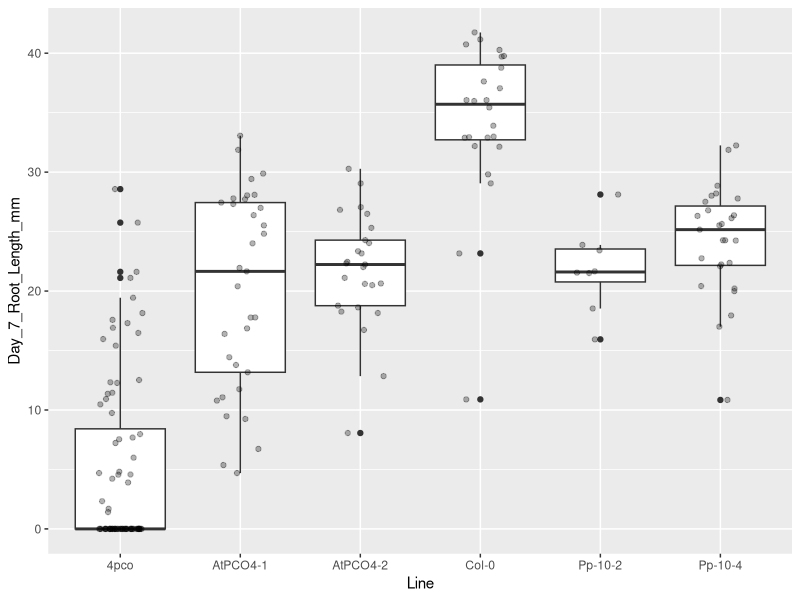
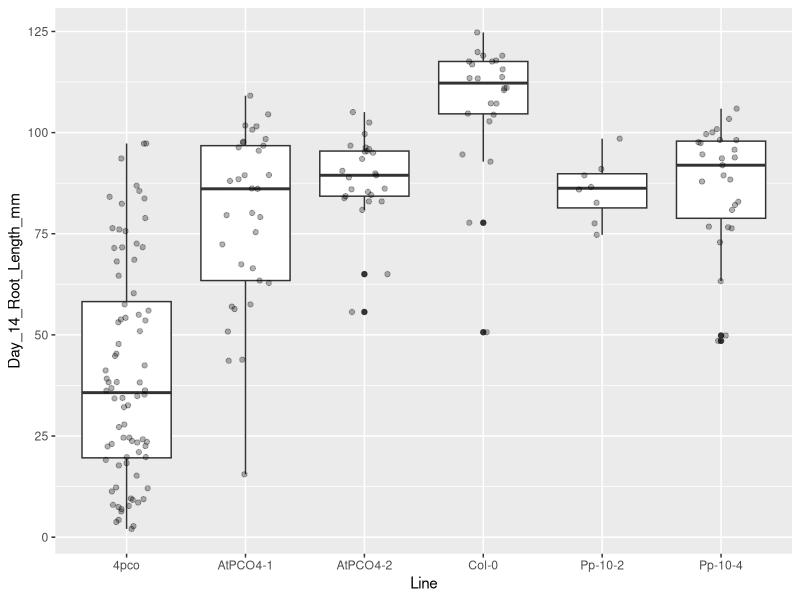
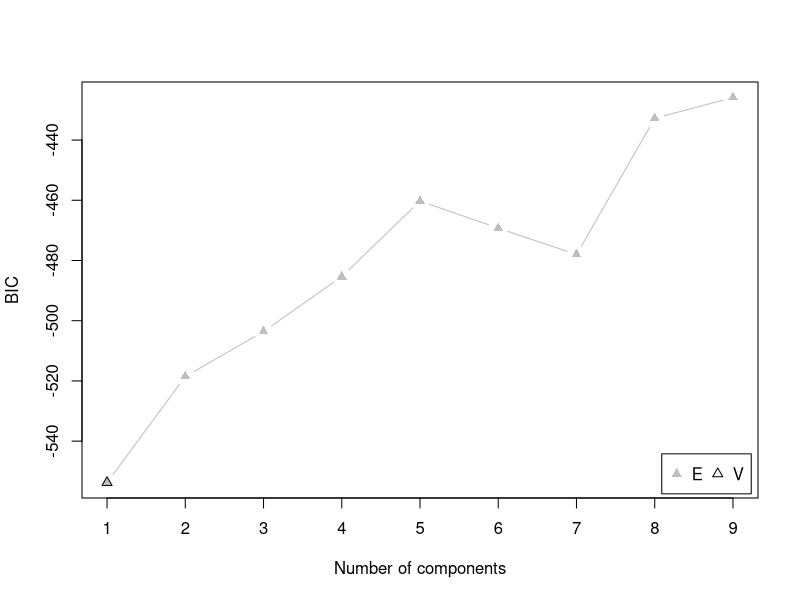
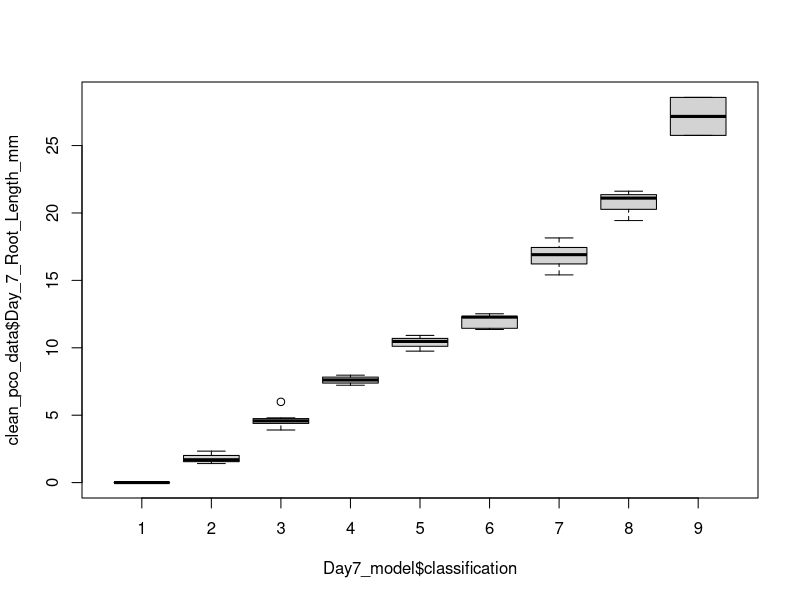
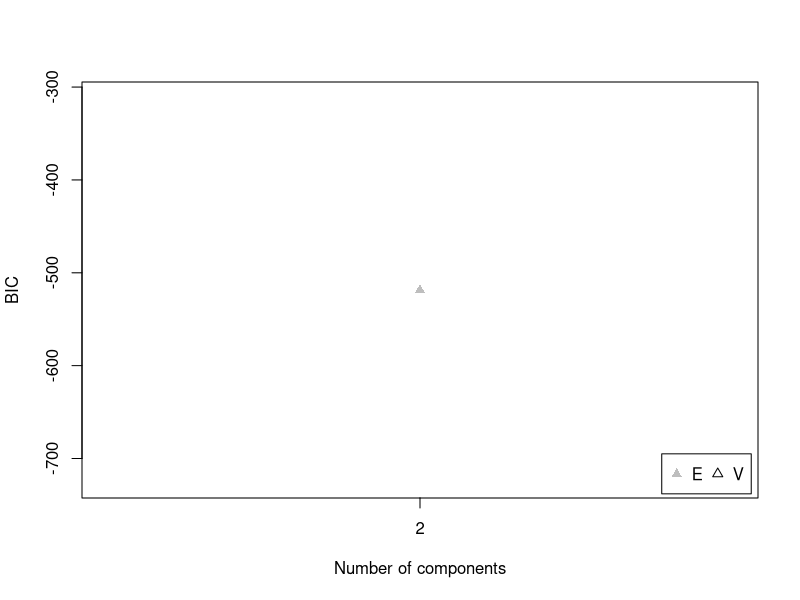
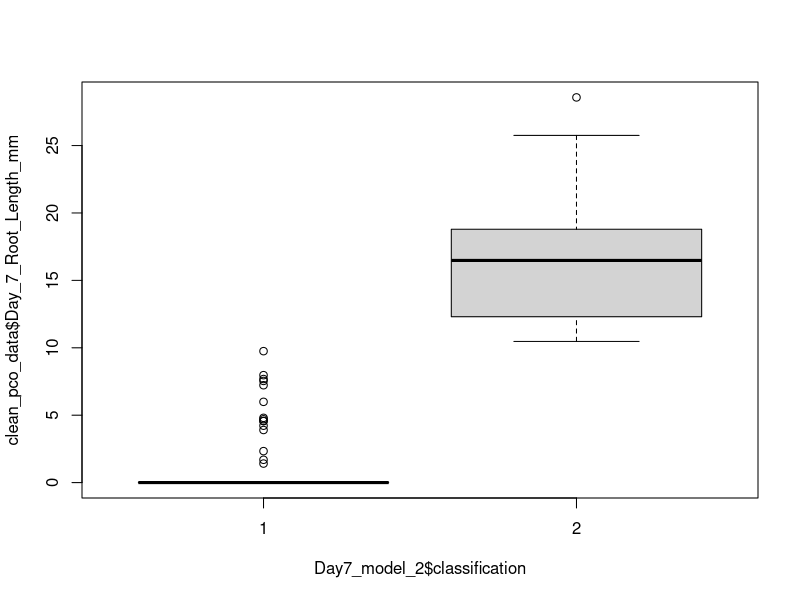
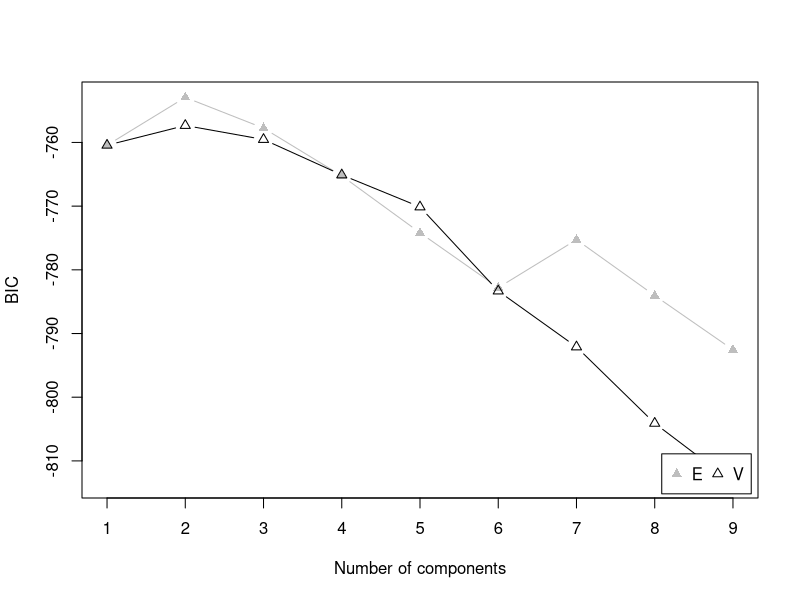
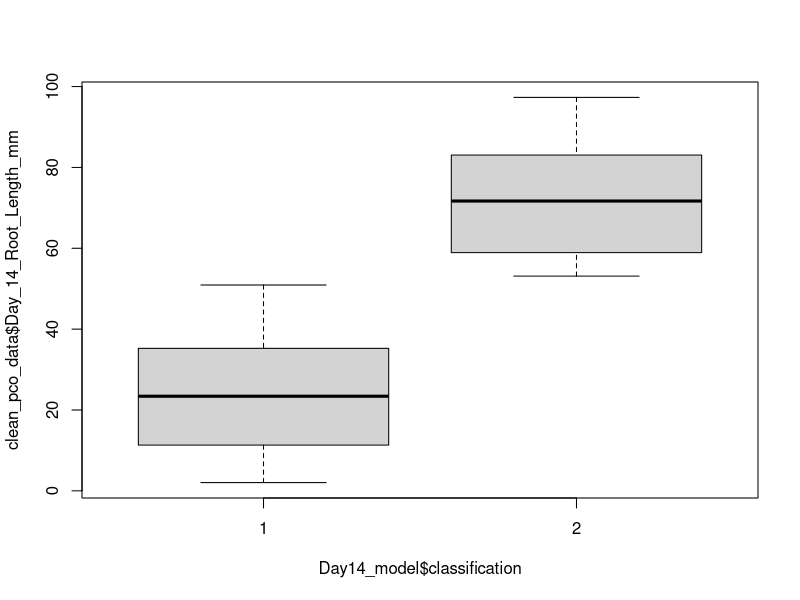

These figures' R source, in order:
## ---- chunk 1
library(tidyverse)
library(tidyr)
library(ggplot2)
library(mclust)
library(lme4)
library(lmerTest)
library(emmeans)
library(ragg)
## ---- chunk 2

raw_data <- read.csv("root_phenotype_data.csv")
summary(raw_data)

clean_data <- raw_data[
  complete.cases(raw_data$Day_7_Root_Length_mm,
                 raw_data$Day_14_Root_Length_mm),] %>% 
  mutate(Line = case_when(
    Line == "Col-0" ~ "Col-0",
    Line == "Pp-10-2" ~ "Pp-10-2",
    Line == "Pp-10-4" ~ "Pp-10-4",
    Line == "4pco_2" ~ "4pco",
    Line == "4pco" ~ "4pco",
    Line == "3pco" ~ "AtPCO4-1",
    Line == "3pco_2" ~ "AtPCO4-2"))

#Only includes samples where data collected for both day 7 and day 14, and also changes names where necessary. 
#Had 2 distinct groups for 4pco, but given subsequent analysis, is unhelpful.

clean_pco_data <- clean_data %>% 
  subset(Line == "4pco")

## ---- chunk 3


Day_7_boxplot <- ggplot(clean_data, aes(x=Line, y=Day_7_Root_Length_mm)) + geom_boxplot() + geom_jitter(alpha = 0.3, show.legend = FALSE, position = position_jitter(width = 0.2, seed=0))
Day_7_boxplot

Day_14_boxplot <- ggplot(clean_data, aes(x=Line, y=Day_14_Root_Length_mm)) + geom_boxplot() + geom_jitter(alpha = 0.3, show.legend = FALSE, position = position_jitter(width = 0.2, seed=0))
Day_14_boxplot

## ---- chunk 4

Day7_model <- Mclust(clean_pco_data$Day_7_Root_Length_mm)
summary(Day7_model) #Creating model to determine whether there are two statistically distinct subpopulations

Day7_model$BIC
plot(Day7_model$BIC) #Looking at BIC values to determine which model (with 1, 2, 3 etc populations) fits data best at day 7.
table(Day7_model$classification) #Shows how many clusters the model has fitted. In this case, has fitted 8 clusters.
boxplot(clean_pco_data$Day_7_Root_Length_mm ~ Day7_model$classification) #Shows root lengths for each cluster.

Day7_model_2 <- Mclust(clean_pco_data$Day_7_Root_Length_mm, G = 2) #'G = 2 limits the model to two clusters, reflecting germinated vs non-germinated plants.
Day7_model_2$BIC
plot(Day7_model_2$BIC) 
table(Day7_model_2$classification)
boxplot(clean_pco_data$Day_7_Root_Length_mm ~ Day7_model_2$classification)
## ---- chunk 5
Day14_model <- Mclust(clean_pco_data$Day_14_Root_Length_mm)
summary(Day14_model)

Day14_model$BIC #Looking at BIC values to see which model fits better for Day 14 data.
plot(Day14_model$BIC) #Shows peak at 2 clusters with equal variance - supports hypothesis of two separate populations.

table(Day14_model$classification)
boxplot(clean_pco_data$Day_14_Root_Length_mm ~ Day14_model$classification)
## ---- chunk 6
#Generating a model where the function can choose how many clusters there are.
combined_model <- Mclust(cbind(clean_pco_data$Day_7_Root_Length_mm, clean_pco_data$Day_14_Root_Length_mm))
summary(combined_model)

combined_model$BIC
plot(combined_model$BIC)
table(combined_model$classification)
plot(clean_pco_data$Day_7_Root_Length_mm, clean_pco_data$Day_14_Root_Length_mm, col = combined_model$classification)

plot(combined_model, what = "classification")
fit2 <- Mclust(cbind(clean_pco_data$Day_7_Root_Length_mm, clean_pco_data$Day_14_Root_Length_mm), G = 2)
summary(fit2)

fit4 <- Mclust(cbind(clean_pco_data$Day_7_Root_Length_mm, clean_pco_data$Day_14_Root_Length_mm), G = 4)
summary(fit4)

fit2$bic
fit4$bic

fit4_table <- aggregate(clean_pco_data[, c("Day_7_Root_Length_mm", "Day_14_Root_Length_mm")],
          by = list(cluster = fit4$classification),
          mean)
fit4_table

fit2_table <- aggregate(clean_pco_data[, c("Day_7_Root_Length_mm", "Day_14_Root_Length_mm")],
          by = list(cluster = fit2$classification),
          mean)
fit2_table

plot(fit2, what = "classification")
plot(fit4, what = "classification") #There is significant overlap between different clusters, suggesting only 2 biologically relevant subgroups with phenotypic variation between them Therefore, will continue applying two subgroup limit.

plot(fit2, what = "uncertainty")
plot(fit4, what = "uncertainty")

summary(fit2$uncertainty)
summary(fit4$uncertainty)

clean_pco_data$Growth =
  clean_pco_data$Day_14_Root_Length_mm -
  clean_pco_data$Day_7_Root_Length_mm

boxplot(clean_pco_data$Growth ~ fit4$classification)
boxplot(clean_pco_data$Growth ~ fit2$classification)

## ---- chunk 7

combined_model_2 <- Mclust(cbind(clean_pco_data$Day_7_Root_Length_mm, clean_pco_data$Day_14_Root_Length_mm), G = 2 ) #G = 2 limits subgroups to two. 
summary(combined_model_2)

combined_model_2$BIC
plot(combined_model_2$BIC)
table(combined_model_2$classification)

aggregate(clean_pco_data[, c("Day_7_Root_Length_mm", "Day_14_Root_Length_mm")],
          by = list(cluster = combined_model_2$classification),
          mean)
plot(combined_model_2, what = "classification")

GMM_results_plot <- plot(clean_pco_data$Day_7_Root_Length_mm, clean_pco_data$Day_14_Root_Length_mm, col = combined_model_2$classification)

agg_png("figures/GMM_figure.png", 
        width = 20,
        height = 15,
        units = "cm",
        res = 300,
        scaling = 1.5)

print(GMM_results_plot)
dev.off()

## ---- chunk 8

clean_pco_data$cluster <- combined_model_2$classification

tapply(clean_pco_data$Day_7_Root_Length_mm, clean_pco_data$cluster, summary)
tapply(clean_pco_data$Day_14_Root_Length_mm, clean_pco_data$cluster, summary)
plot(clean_pco_data$Day_7_Root_Length_mm,
     clean_pco_data$Day_14_Root_Length_mm,
     col = clean_pco_data$cluster,
     pch = 16) 

clean_pco_data$growth <- clean_pco_data$Day_14_Root_Length_mm -
                     clean_pco_data$Day_7_Root_Length_mm

boxplot(clean_pco_data$growth ~ clean_pco_data$cluster)
## ---- chunk 9
all(clean_pco_data$Sample == clean_data$Sample)

cluster_data <- merge(clean_data,
                    clean_pco_data[, c("Sample", "cluster")],
                    by = "Sample",
                    all.x = TRUE)

cluster_data$Phenotype <- factor(cluster_data$cluster,
                             levels = c(1, 2),
                             labels = c("Fast growth", "Slow growth"))
## ---- chunk 10
library(ggplot2)

ggplot(cluster_data, aes(x = Line,
                        y = Day_14_Root_Length_mm,
                        fill = Phenotype)) +
  geom_boxplot() +
  theme_minimal() +
  labs(fill = "Growth group")

ggplot(cluster_data, aes(Day_7_Root_Length_mm,
                       Day_14_Root_Length_mm,
                       color = Phenotype)) +
  geom_point() +
  facet_wrap(~ Line) +
  theme_minimal()

ggplot(cluster_data, aes(cluster, Day_14_Root_Length_mm, fill = Line)) +
  geom_boxplot() +
  theme_minimal()
## ---- chunk 11
long_data <- pivot_longer(cluster_data,
                          cols = c(Day_7_Root_Length_mm, Day_14_Root_Length_mm),
                          names_to = "Day",
                          values_to = "Root_Length")

long_data <- long_data %>% 
  mutate(Day = case_when(
   Day == "Day_7_Root_Length_mm" ~ "7",
   Day == "Day_14_Root_Length_mm" ~ "14"
  ))

long_data$Day <- factor(long_data$Day,
                        levels = c("7",  "14"))

root_model <- lmer(Root_Length ~ Line * Day + (1 | Sample), data = long_data)

summary(root_model)
anova(root_model)

emm_growth <- emmeans(root_model, ~ Line * Day)
contrast(emm_growth, interaction = "pairwise", adjust = "tukey")

line_colours <- c("4pco" = "brown", "4pco_AtPCO4" = "darkorange2", "Col-0" = "blue", "Pp-10-2" = "magenta4", "Pp-10-4" = "magenta3")
phenotype_fill <- c("Fast growth" = "gray4", "Slow growth" = "gray")

ANOVA_fig <- ggplot(long_data, aes(x = Day, y = Root_Length, color = Line)) +
  stat_summary(fun = mean, geom = "line", aes(group = Line)) +
  stat_summary(fun = mean, geom = "point") +
  labs(x = "Day", y = "Mean root length (mm)") +
  scale_color_manual(values = line_colours) +
  scale_fill_manual(values = phenotype_fill) +
  theme_minimal()

agg_png("figures/anova_figure.png", 
        width = 20,
        height = 15,
        units = "cm",
        res = 300,
        scaling = 1.5)

print(ANOVA_fig)
dev.off()
## ---- chunk 12
line_mean <- cluster_data %>%
  mutate(Day_7_mean = Day_7_Root_Length_mm) %>% 
  mutate(Day_14_mean = Day_14_Root_Length_mm) %>% 
  group_by(Line) %>%
  summarise(
    n = n(),
    mean_7 = mean(Day_7_mean, na.rm = TRUE),
    sd_7 = sd(Day_7_mean, na.rm = TRUE),
    se_7 = sd_7 / sqrt(n),
    mean_14 = mean(Day_14_mean, na.rm = TRUE),
    sd_14 = sd(Day_14_mean, na.rm = TRUE),
    se_14 = sd_14 / sqrt(n)
  ) #Table of results detailing mean growth per line at both timepoints, alongside SD and SE.

line_growth_mean <- cluster_data %>%
  mutate(Growth =
           Day_14_Root_Length_mm -
           Day_7_Root_Length_mm) %>%
  group_by(Line) %>%
  summarise(
    n = n(),
    mean_growth = mean(Growth, na.rm = TRUE),
    sd_growth = sd(Growth, na.rm = TRUE),
    se_growth = sd_growth / sqrt(n)
  ) 

phenotype_mean <- cluster_data %>%
  mutate(Day_7_mean = Day_7_Root_Length_mm) %>% 
  mutate(Day_14_mean = Day_14_Root_Length_mm) %>% 
  group_by(Phenotype) %>%
  summarise(
    n = n(),
    mean_7 = mean(Day_7_mean, na.rm = TRUE),
    sd_7 = sd(Day_7_mean, na.rm = TRUE),
    se_7 = sd_7 / sqrt(n),
    mean_14 = mean(Day_14_mean, na.rm = TRUE),
    sd_14 = sd(Day_14_mean, na.rm = TRUE),
    se_14 = sd_14 / sqrt(n)
  )

phenotype__growth_mean <- cluster_data %>%
  mutate(Growth =
           Day_14_Root_Length_mm -
           Day_7_Root_Length_mm) %>%
  group_by(Phenotype) %>%
  summarise(
    n = n(),
    mean_growth = mean(Growth, na.rm = TRUE),
    sd_growth = sd(Growth, na.rm = TRUE),
    se_growth = sd_growth / sqrt(n)
  ) 

## ---- chunk 13

line_colours <- c("4pco" = "brown", "AtPCO4-1" = "darkorange4", "AtPCO4-2" = "darkorange2", "Col-0" = "blue", "Pp-10-2" = "magenta4", "Pp-10-4" = "magenta3")
phenotype_fill <- c("Fast growth" = "gray4", "Slow growth" = "gray")

day7_figure <- ggplot(cluster_data, aes(Line, Day_7_Root_Length_mm, color = Line, fill = Phenotype)) +
  geom_boxplot() +
  labs(x = "Genotype", y = "Day 7 Root Length (mm)", col = "Genotype") +
  geom_jitter(alpha = 0.3, position = position_jitter(width = 0.2, seed=0)) +
  scale_colour_manual(values = line_colours) +
  scale_fill_manual(values = phenotype_fill) +
  theme_minimal()

day7_figure

day14_figure <- ggplot(cluster_data, aes(Line, Day_14_Root_Length_mm, color = Line, fill = Phenotype)) +
  geom_boxplot() +
  labs(x = "Genotype", y = "Day 14 Root Length (mm)", col = "Genotype", fill) +
  geom_jitter(alpha = 0.3, position = position_jitter(width = 0.2, seed=0)) +
  scale_colour_manual(values = line_colours) +
  scale_fill_manual(values = phenotype_fill) +
  theme_minimal()

day14_figure

agg_png("figures/day7_figure.png", 
        width = 30,
        height = 20,
        units = "cm",
        res = 300,
        scaling = 2)

print(day7_figure)
dev.off()

agg_png("figures/day14_figure.png", 
        width = 30,
        height = 20,
        units = "cm",
        res = 300,
        scaling = 2)

print(day14_figure)
dev.off()
